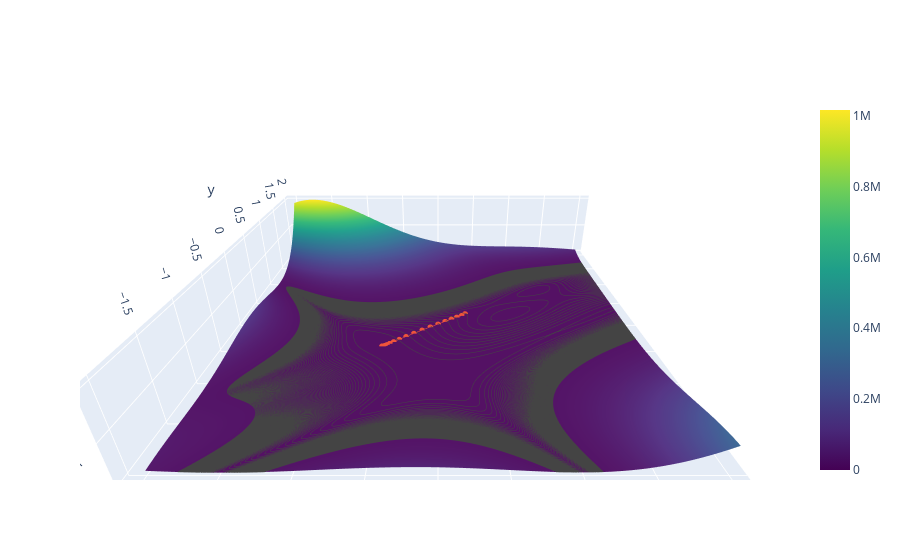

Notebook source saved alongside this figure:
### Code cell
import plotly.graph_objects as go

xx = np.linspace(-2, 2, 200)
yy = np.linspace(-2, 2, 200)
zz = [[loss_fun([xxx, yyy]) for xxx in xx] for yyy in yy]

trace = [loss_fun(i) for i in rec]

fig = go.Figure(go.Surface(
    contours = {
        "z": {"show": True, "start": 0, "end": 10000, "size": 100}
    },
    x = xx,
    y = yy,
    z = zz,
    colorscale='Viridis'))
fig.update_layout(
        scene = {
            "xaxis": {"nticks": 20},
            "zaxis": {"nticks": 4},
            'camera_eye': {"x": 0, "y": -1, "z": 0.5},
            "aspectratio": {"x": 1, "y": 1, "z": 0.2}
        })
fig.add_scatter3d(x=rec[:, 0], y=rec[:, 1], z=trace, connectgaps=True, marker_size=2)
fig.show()

### Figure 1 — Plotly figure (JSON) as saved in the notebook; plotly's stock layout.template omitted (floating-point values rounded to 4 significant figures; data arrays with more than 128 entries replaced by an {"elided": "..."} marker saying what was removed)
{"data": [{"colorscale": [[0.0, "#440154"], [0.1111, "#482878"], [0.2222, "#3e4989"], [0.3333, "#31688e"], [0.4444, "#26828e"], [0.5556, "#1f9e89"], [0.6667, "#35b779"], [0.7778, "#6ece58"], [0.8889, "#b5de2b"], [1.0, "#fde725"]], "contours": {"z": {"end": 10000, "show": true, "size": 100, "start": 0}}, "type": "surface", "x": {"elided": "200 float values"}, "y": {"elided": "200 float values"}, "z": {"elided": "200x200 float values"}}, {"connectgaps": true, "marker": {"size": 2}, "type": "scatter3d", "x": [0.3, 0.2595, 0.2047, 0.1443, 0.07568, -0.0002097, -0.08197, -0.1667, -0.2502, -0.3273, -0.3932, -0.4451, -0.4828, -0.5083, -0.5248, -0.5353, -0.542, -0.5465, -0.5497, -0.5521, -0.5541], "y": [0.2, 0.1595, 0.1243, 0.08073, 0.03174, -0.02309, -0.08294, -0.1461, -0.2097, -0.2702, -0.3235, -0.3666, -0.3983, -0.4195, -0.4324, -0.4397, -0.4432, -0.4446, -0.4448, -0.4442, -0.4433], "z": [890.6, 856.0, 810.5, 751.3, 676.2, 584.7, 479.4, 367.5, 260.4, 170.3, 105.4, 65.77, 45.4, 36.39, 32.86, 31.57, 31.1, 30.92, 30.83, 30.77, 30.72]}], "layout": {"scene": {"aspectratio": {"x": 1, "y": 1, "z": 0.2}, "camera": {"eye": {"x": 0, "y": -1, "z": 0.5}}, "xaxis": {"nticks": 20}, "zaxis": {"nticks": 4}}}}
